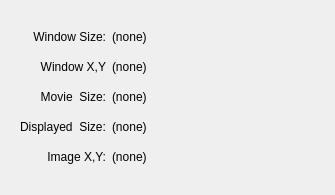
<?xml version="1.0" encoding="UTF-8"?>
<ui version="4.0">
 <class>InfoWindow</class>
 <widget class="QWidget" name="InfoWindow">
  <property name="geometry">
   <rect>
    <x>0</x>
    <y>0</y>
    <width>335</width>
    <height>195</height>
   </rect>
  </property>
  <property name="sizePolicy">
   <sizepolicy hsizetype="Minimum" vsizetype="Minimum">
    <horstretch>0</horstretch>
    <verstretch>0</verstretch>
   </sizepolicy>
  </property>
  <property name="minimumSize">
   <size>
    <width>200</width>
    <height>130</height>
   </size>
  </property>
  <property name="windowTitle">
   <string>Movie Properties</string>
  </property>
  <layout class="QHBoxLayout" name="horizontalLayout">
   <item>
    <widget class="QWidget" name="widget_10" native="true">
     <property name="minimumSize">
      <size>
       <width>110</width>
       <height>0</height>
      </size>
     </property>
     <layout class="QHBoxLayout" name="horizontalLayout_3">
      <item>
       <layout class="QHBoxLayout" name="horizontalLayout_2">
        <item>
         <layout class="QVBoxLayout" name="verticalLayout_2">
          <item>
           <widget class="QLabel" name="label_20">
            <property name="sizePolicy">
             <sizepolicy hsizetype="Preferred" vsizetype="Fixed">
              <horstretch>0</horstretch>
              <verstretch>0</verstretch>
             </sizepolicy>
            </property>
            <property name="text">
             <string>Window Size:</string>
            </property>
            <property name="alignment">
             <set>Qt::AlignRight|Qt::AlignTrailing|Qt::AlignVCenter</set>
            </property>
           </widget>
          </item>
          <item>
           <widget class="QLabel" name="label">
            <property name="sizePolicy">
             <sizepolicy hsizetype="Preferred" vsizetype="Fixed">
              <horstretch>0</horstretch>
              <verstretch>0</verstretch>
             </sizepolicy>
            </property>
            <property name="text">
             <string>Window X,Y</string>
            </property>
            <property name="alignment">
             <set>Qt::AlignRight|Qt::AlignTrailing|Qt::AlignVCenter</set>
            </property>
           </widget>
          </item>
          <item>
           <widget class="QLabel" name="label_22">
            <property name="sizePolicy">
             <sizepolicy hsizetype="Preferred" vsizetype="Fixed">
              <horstretch>0</horstretch>
              <verstretch>0</verstretch>
             </sizepolicy>
            </property>
            <property name="text">
             <string>Movie  Size:</string>
            </property>
            <property name="alignment">
             <set>Qt::AlignRight|Qt::AlignTrailing|Qt::AlignVCenter</set>
            </property>
           </widget>
          </item>
          <item>
           <widget class="QLabel" name="label_2">
            <property name="sizePolicy">
             <sizepolicy hsizetype="Preferred" vsizetype="Fixed">
              <horstretch>0</horstretch>
              <verstretch>0</verstretch>
             </sizepolicy>
            </property>
            <property name="text">
             <string>Displayed  Size:</string>
            </property>
           </widget>
          </item>
          <item>
           <widget class="QLabel" name="label_21">
            <property name="sizePolicy">
             <sizepolicy hsizetype="Preferred" vsizetype="Fixed">
              <horstretch>0</horstretch>
              <verstretch>0</verstretch>
             </sizepolicy>
            </property>
            <property name="text">
             <string>Image X,Y:</string>
            </property>
            <property name="alignment">
             <set>Qt::AlignRight|Qt::AlignTrailing|Qt::AlignVCenter</set>
            </property>
           </widget>
          </item>
         </layout>
        </item>
        <item>
         <layout class="QVBoxLayout" name="verticalLayout">
          <property name="topMargin">
           <number>0</number>
          </property>
          <item>
           <widget class="QLabel" name="windowSizeLabel">
            <property name="sizePolicy">
             <sizepolicy hsizetype="Expanding" vsizetype="Fixed">
              <horstretch>0</horstretch>
              <verstretch>0</verstretch>
             </sizepolicy>
            </property>
            <property name="text">
             <string>(none)</string>
            </property>
            <property name="alignment">
             <set>Qt::AlignLeading|Qt::AlignLeft|Qt::AlignVCenter</set>
            </property>
           </widget>
          </item>
          <item>
           <widget class="QLabel" name="windowXYLabel">
            <property name="sizePolicy">
             <sizepolicy hsizetype="Preferred" vsizetype="Fixed">
              <horstretch>0</horstretch>
              <verstretch>0</verstretch>
             </sizepolicy>
            </property>
            <property name="text">
             <string>(none)</string>
            </property>
           </widget>
          </item>
          <item>
           <widget class="QLabel" name="imageSizeLabel">
            <property name="sizePolicy">
             <sizepolicy hsizetype="Preferred" vsizetype="Fixed">
              <horstretch>0</horstretch>
              <verstretch>0</verstretch>
             </sizepolicy>
            </property>
            <property name="text">
             <string>(none)</string>
            </property>
            <property name="alignment">
             <set>Qt::AlignLeading|Qt::AlignLeft|Qt::AlignVCenter</set>
            </property>
           </widget>
          </item>
          <item>
           <widget class="QLabel" name="displaySizeLabel">
            <property name="sizePolicy">
             <sizepolicy hsizetype="Expanding" vsizetype="Fixed">
              <horstretch>0</horstretch>
              <verstretch>0</verstretch>
             </sizepolicy>
            </property>
            <property name="acceptDrops">
             <bool>true</bool>
            </property>
            <property name="text">
             <string>(none)</string>
            </property>
           </widget>
          </item>
          <item>
           <widget class="QLabel" name="imageXYLabel">
            <property name="sizePolicy">
             <sizepolicy hsizetype="Maximum" vsizetype="Fixed">
              <horstretch>0</horstretch>
              <verstretch>0</verstretch>
             </sizepolicy>
            </property>
            <property name="text">
             <string>(none)</string>
            </property>
            <property name="alignment">
             <set>Qt::AlignLeading|Qt::AlignLeft|Qt::AlignVCenter</set>
            </property>
           </widget>
          </item>
         </layout>
        </item>
       </layout>
      </item>
     </layout>
    </widget>
   </item>
  </layout>
 </widget>
 <resources/>
 <connections/>
</ui>
